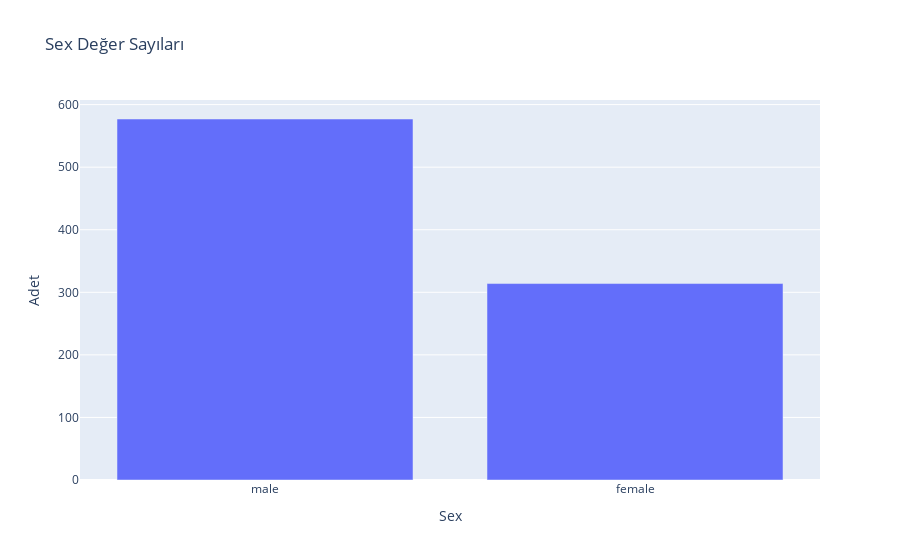
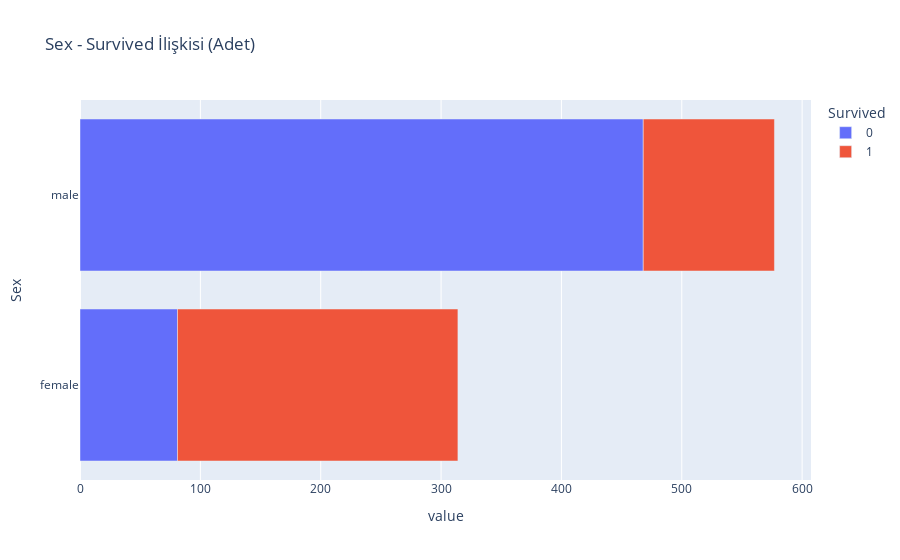
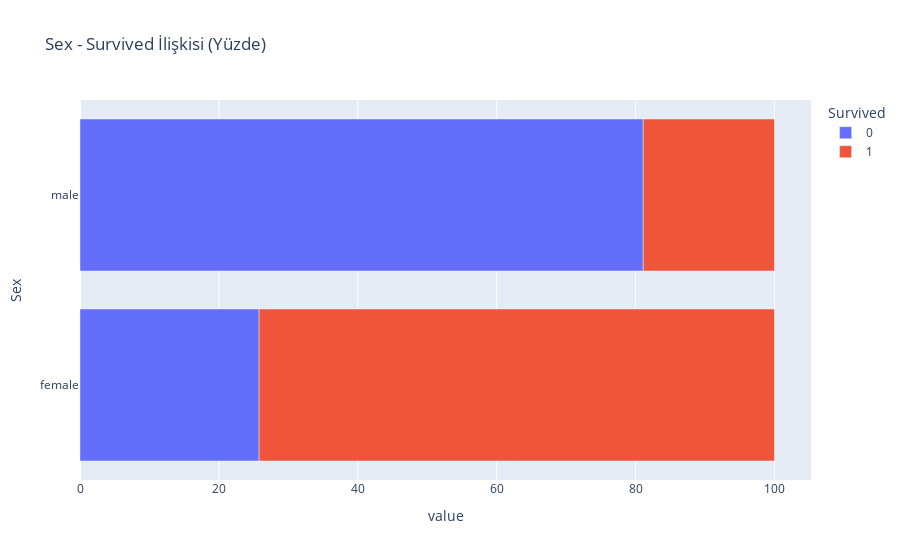
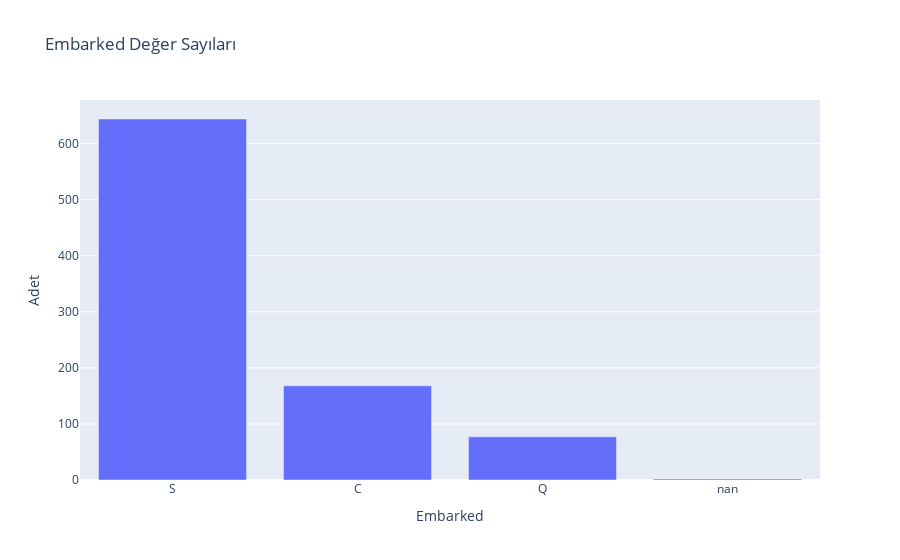

The notebook cell these images were saved under, in order:
### Code cell
for i in  cat_figures.keys():
    try:
        cat_figures[i].show()
    except:
        print(cat_figures[i])
    finally:
        time.sleep(2)

### Figure 1 — Plotly figure (JSON) as saved in the notebook; plotly's stock layout.template omitted (floating-point values rounded to 4 significant figures)
{"data": [{"alignmentgroup": "True", "hovertemplate": "Sex=%{x}<br>Adet=%{y}<extra></extra>", "legendgroup": "", "marker": {"color": "#636efa", "pattern": {"shape": ""}}, "name": "", "offsetgroup": "", "orientation": "v", "showlegend": false, "textposition": "auto", "type": "bar", "x": ["male", "female"], "xaxis": "x", "y": [577, 314], "yaxis": "y"}], "layout": {"barmode": "relative", "legend": {"tracegroupgap": 0}, "title": {"text": "Sex Değer Sayıları"}, "xaxis": {"anchor": "y", "domain": [0, 1], "title": {"text": "Sex"}}, "yaxis": {"anchor": "x", "domain": [0, 1], "title": {"text": "Adet"}}}}

### Figure 2 — Plotly figure (JSON) as saved in the notebook; plotly's stock layout.template omitted (floating-point values rounded to 4 significant figures)
{"data": [{"alignmentgroup": "True", "hovertemplate": "Survived=0<br>value=%{x}<br>Sex=%{y}<extra></extra>", "legendgroup": "0", "marker": {"color": "#636efa", "pattern": {"shape": ""}}, "name": "0", "offsetgroup": "0", "orientation": "h", "showlegend": true, "textposition": "auto", "type": "bar", "x": [81, 468], "xaxis": "x", "y": ["female", "male"], "yaxis": "y"}, {"alignmentgroup": "True", "hovertemplate": "Survived=1<br>value=%{x}<br>Sex=%{y}<extra></extra>", "legendgroup": "1", "marker": {"color": "#EF553B", "pattern": {"shape": ""}}, "name": "1", "offsetgroup": "1", "orientation": "h", "showlegend": true, "textposition": "auto", "type": "bar", "x": [233, 109], "xaxis": "x", "y": ["female", "male"], "yaxis": "y"}], "layout": {"barmode": "relative", "legend": {"title": {"text": "Survived"}, "tracegroupgap": 0}, "title": {"text": "Sex - Survived İlişkisi (Adet)"}, "xaxis": {"anchor": "y", "domain": [0, 1], "title": {"text": "value"}}, "yaxis": {"anchor": "x", "domain": [0, 1], "title": {"text": "Sex"}}}}

### Figure 3 — Plotly figure (JSON) as saved in the notebook; plotly's stock layout.template omitted (floating-point values rounded to 4 significant figures)
{"data": [{"alignmentgroup": "True", "hovertemplate": "Survived=0<br>value=%{x}<br>Sex=%{y}<extra></extra>", "legendgroup": "0", "marker": {"color": "#636efa", "pattern": {"shape": ""}}, "name": "0", "offsetgroup": "0", "orientation": "h", "showlegend": true, "textposition": "auto", "type": "bar", "x": [25.8, 81.11], "xaxis": "x", "y": ["female", "male"], "yaxis": "y"}, {"alignmentgroup": "True", "hovertemplate": "Survived=1<br>value=%{x}<br>Sex=%{y}<extra></extra>", "legendgroup": "1", "marker": {"color": "#EF553B", "pattern": {"shape": ""}}, "name": "1", "offsetgroup": "1", "orientation": "h", "showlegend": true, "textposition": "auto", "type": "bar", "x": [74.2, 18.89], "xaxis": "x", "y": ["female", "male"], "yaxis": "y"}], "layout": {"barmode": "relative", "legend": {"title": {"text": "Survived"}, "tracegroupgap": 0}, "title": {"text": "Sex - Survived İlişkisi (Yüzde)"}, "xaxis": {"anchor": "y", "domain": [0, 1], "title": {"text": "value"}}, "yaxis": {"anchor": "x", "domain": [0, 1], "title": {"text": "Sex"}}}}

### Figure 4 — Plotly figure (JSON) as saved in the notebook; plotly's stock layout.template omitted (floating-point values rounded to 4 significant figures)
{"data": [{"alignmentgroup": "True", "hovertemplate": "Embarked=%{x}<br>Adet=%{y}<extra></extra>", "legendgroup": "", "marker": {"color": "#636efa", "pattern": {"shape": ""}}, "name": "", "offsetgroup": "", "orientation": "v", "showlegend": false, "textposition": "auto", "type": "bar", "x": ["S", "C", "Q", "nan"], "xaxis": "x", "y": [644, 168, 77, 2], "yaxis": "y"}], "layout": {"barmode": "relative", "legend": {"tracegroupgap": 0}, "title": {"text": "Embarked Değer Sayıları"}, "xaxis": {"anchor": "y", "domain": [0, 1], "title": {"text": "Embarked"}}, "yaxis": {"anchor": "x", "domain": [0, 1], "title": {"text": "Adet"}}}}
